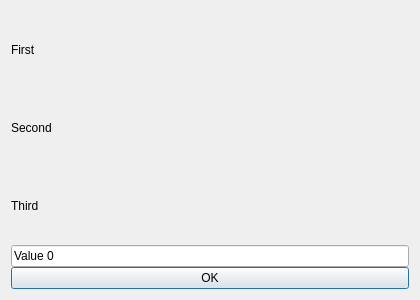
<?xml version="1.0" encoding="UTF-8"?>
<ui version="4.0"><class>Dialog</class><widget class="QDialog" name="Dialog"><property name="geometry"><rect><x>0</x><y>0</y><width>420</width><height>300</height></rect></property><property name="windowTitle"><string>Spacing 0</string></property><layout class="QVBoxLayout" name="verticalLayout"><property name="leftMargin"><number>11</number></property><property name="topMargin"><number>11</number></property><property name="rightMargin"><number>11</number></property><property name="bottomMargin"><number>11</number></property><property name="spacing"><number>0</number></property><item><widget class="QLabel" name="l1"><property name="text"><string>First</string></property></widget></item><item><widget class="QLabel" name="l2"><property name="text"><string>Second</string></property></widget></item><item><widget class="QLabel" name="l3"><property name="text"><string>Third</string></property></widget></item><item><widget class="QLineEdit" name="edit"><property name="text"><string>Value 0</string></property></widget></item><item><widget class="QPushButton" name="ok"><property name="text"><string>OK</string></property></widget></item></layout></widget></ui>
